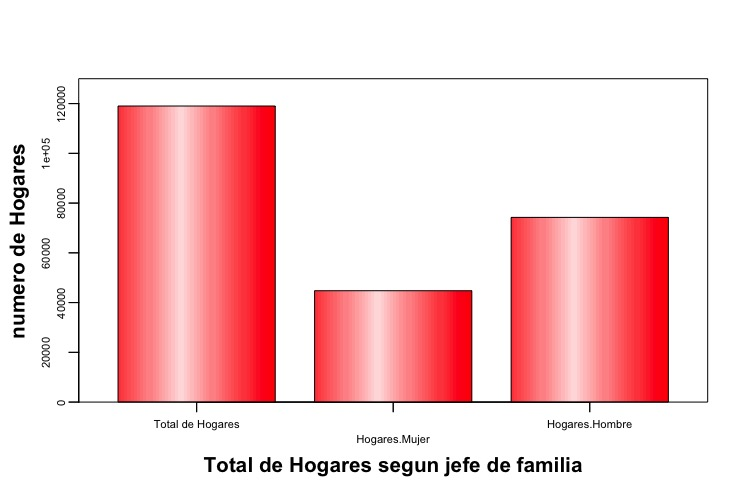

This chart was generated by the following R code:
library(plotrix)
library(readxl)

azca<-read_xlsx("azcahogar1.xlsx")
attach(azca)

azca1<-azca[,-1]
azca2<-t(azca1)
colnames(azca2)<- c("Total de Hogares", "Hogares.Mujer", "Hogares.Hombre")




barp(azca2, names.arg = colnames(azca2), cex.axis = 0.7,
     col=rainbow(1), cylindrical = TRUE, ylim = c(0,130000), 
     shadow = FALSE, staxx = TRUE, staxy = TRUE,
     legend.pos = list(x=0.10, y=0.30), xlab = "", ylab = "", border = TRUE)


mtext("Total de Hogares segun jefe de familia", 1, line = 2.8, font = 2, cex = 1.3)
mtext("numero de Hogares", 2, line = 2.6, font = 2, cex = 1.3)

#legend("topright", colnames(azca1), bty="n", cex = 0.5, fill=c("red","lightskyblue"))
